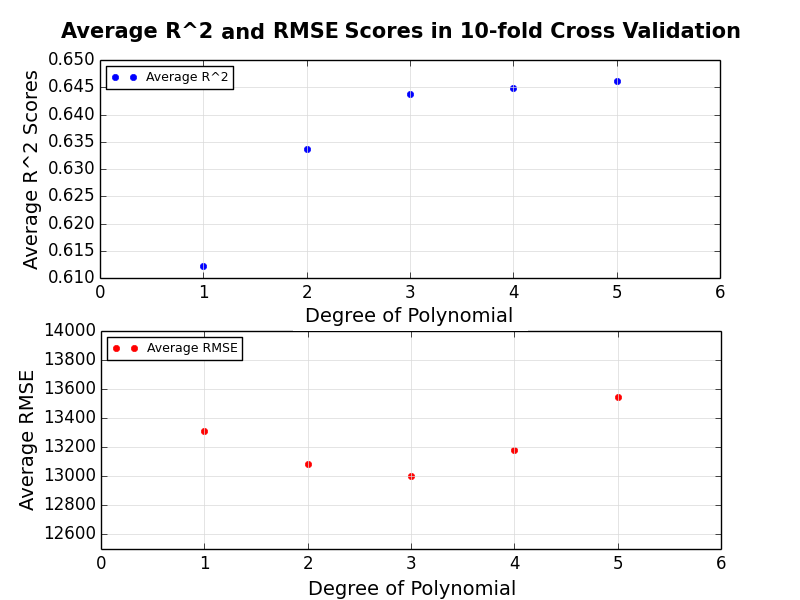

The script that saved this image:
import matplotlib.pyplot as plt
import numpy as np

cfile = open('labeled_data.csv','r')
header = cfile.readline()

popl = []
zipc = []
incd = []

for line in cfile:
	cd_data = line.split(",")
	zipc.append(cd_data[0])
	popl.append(int(float(cd_data[1])))
	incd.append(int(float(cd_data[2])))
cfile.close()

def validation(x,y,coefficient):
	outp = {}
	c1 = np.poly1d(coefficient)
	cx1 = c1(x)
	cx2 = np.sum(y)/len(y)
	creg = np.sum((cx1-cx2)**2)
	ctotal = np.sum((y-cx2)**2)
	outp['R2'] = creg/ctotal    
	outp['RMSE'] = (np.sum((cx1-y)**2)/len(y))**0.5
	return outp

c_R2 = {}
c_RMSE = {}
c_deglist = []    
c_avgsqr = []      
c_avgRMSE = []
K = 10
for degree in range(1,6):
	c_deglist.append(degree)
	R2 = []
	RMSE = []
	for k in xrange(K):
		trainX = [x for i, x in enumerate(popl) if i % K !=k]
		validationX = [x for i, x in enumerate(popl) if i % K == k]
		trainY = [y for i, y in enumerate(incd) if i % K != k]
		validationY = [y for i, y in enumerate(incd) if i % K == k]
		coefficient = np.polyfit(trainX,trainY,degree)
		R2.append(validation(trainX,trainY,coefficient)["R2"])
		RMSE.append(validation(validationX,validationY,coefficient)["RMSE"])
	c_R2[degree] = R2
	c_RMSE[degree] = RMSE
	avg_square = sum(R2)/float(len(R2))
	avg_RMSE = sum(RMSE)/float(len(RMSE))
	c_avgsqr.append(avg_square)
	c_avgRMSE.append(avg_RMSE)

ax1
fig, (c1, c2) = plt.subplots(nrows=2)
fig.suptitle("Average R^2 and RMSE Scores in 10-fold Cross Validation", fontsize = 15, fontweight='bold')

c1 = fig.add_subplot(2,1,1)   # Plotting & nomenclature of the x & y axes of the data that is plotted
c2 = fig.add_subplot(2,1,2)

c1.plot(c_deglist, c_avgsqr,'.',ms=9, color='Blue', label = 'Average R^2')
c2.plot(c_deglist, c_avgRMSE, '.',ms=9, color='Red', label='Average RMSE')

c1.set_xlabel('Degree of Polynomial', fontsize = 15)
c1.set_ylabel('Average R^2 Scores', fontsize=15)

c2.set_xlabel('Degree of Polynomial', fontsize = 15)
c2.set_ylabel('Average RMSE', fontsize=15)

c1.grid(which = 'both', color = '0.85', linestyle = '-')
c1.legend(loc = 'upper left', prop={'size':10})

c2.grid(which = 'both', color = '0.85', linestyle = '-')
c2.legend(loc = 'upper left', prop={'size':10})

c2.set_xlim(0,6)
c2.set_ylim(12500,14000)
c1.set_xlim(0,6)

plt.savefig('problemB.png')
plt.show()


